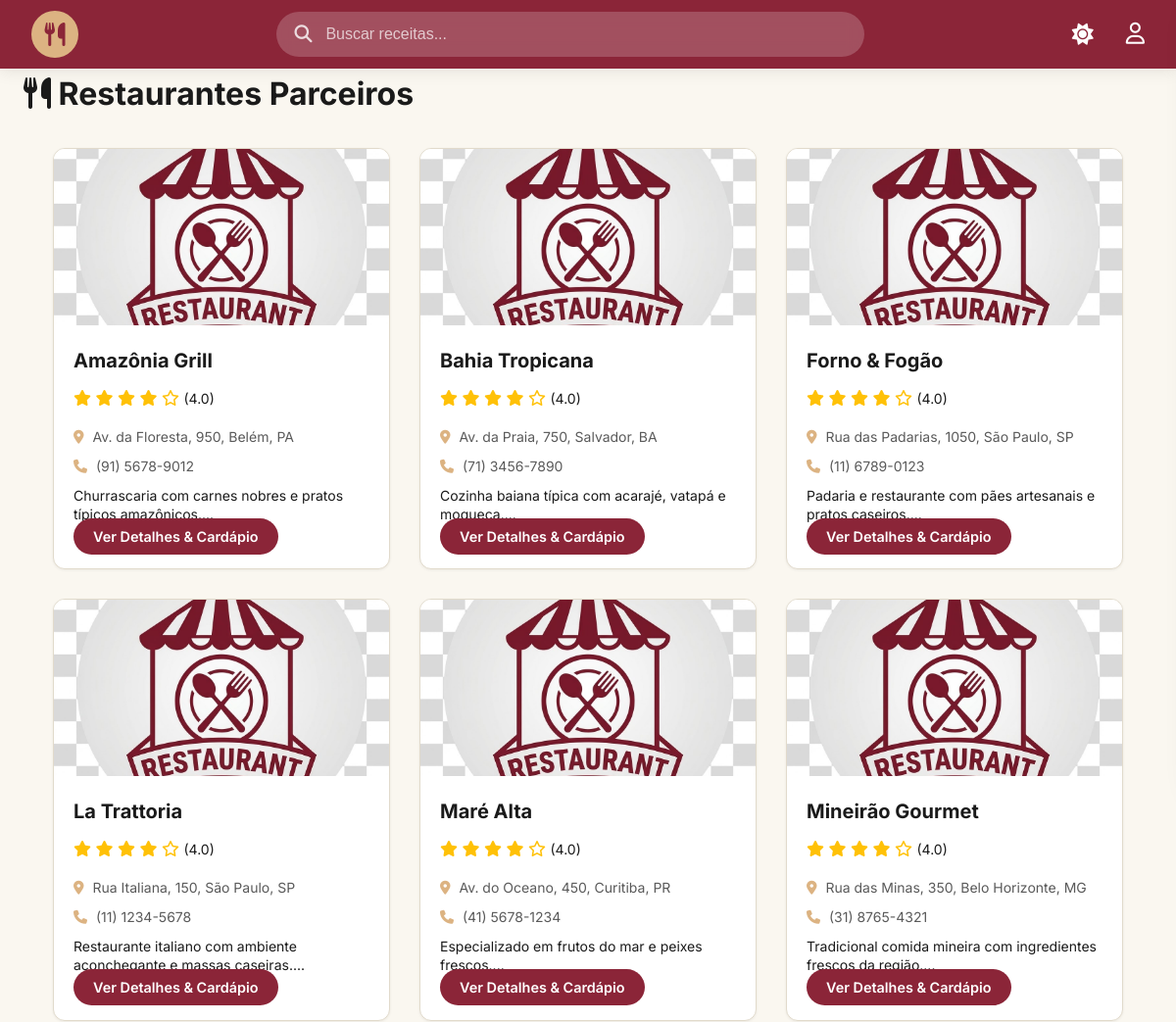
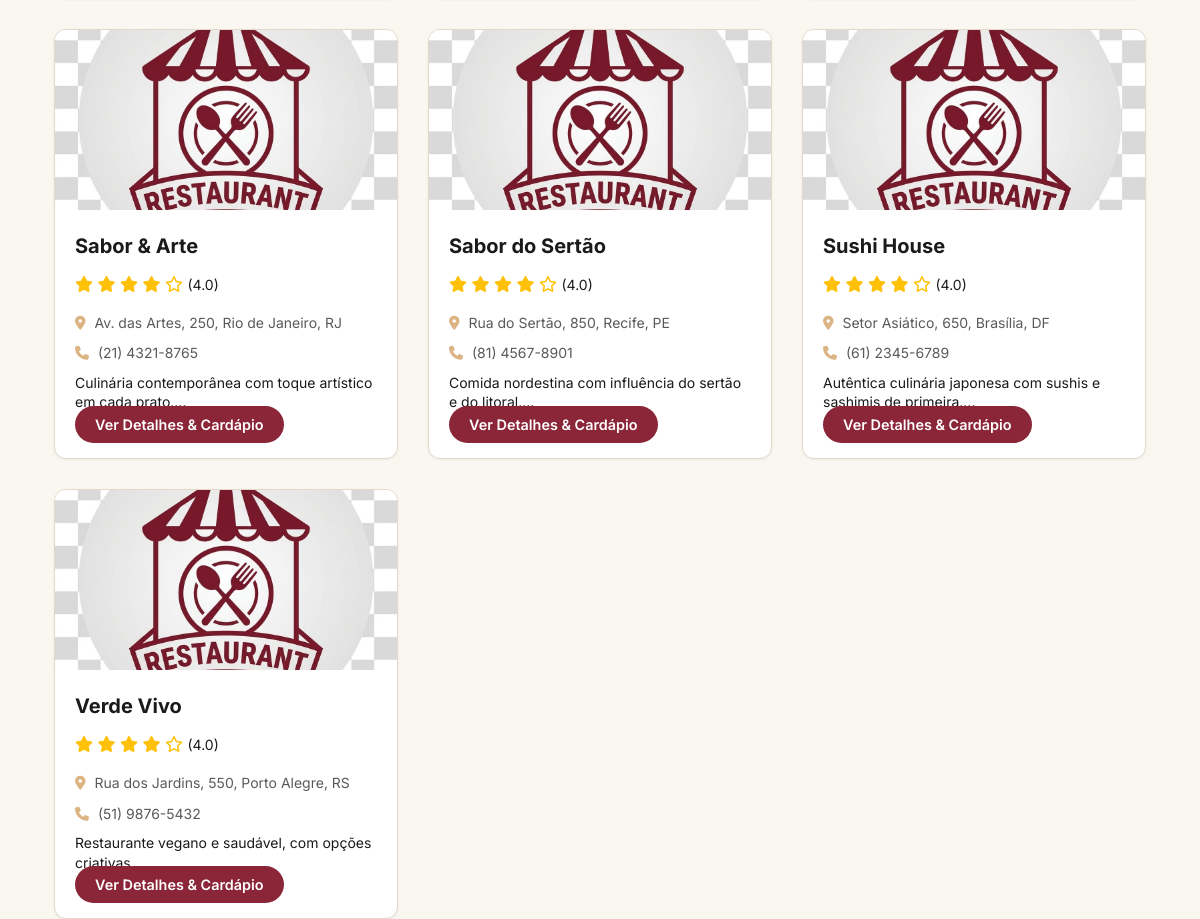
/views/restaurant/restaurant_list.php, run on the app's committed database (2 pictures, top to bottom).
### tables this page shows
CREATE TABLE restaurants (
    id INT AUTO_INCREMENT PRIMARY KEY,
    name VARCHAR(150) NOT NULL,
    email VARCHAR(150) UNIQUE NOT NULL,
    password VARCHAR(255) NOT NULL,
    phone VARCHAR(20),
    address TEXT,
    location_map_link VARCHAR(500),
    description TEXT,
    photo VARCHAR(255) DEFAULT 'default_restaurant.png',
    opening_hours VARCHAR(255),
    services_offered TEXT,
    menu_description TEXT,



    is_active BOOLEAN DEFAULT TRUE,
    created_at TIMESTAMP DEFAULT CURRENT_TIMESTAMP,
    updated_at TIMESTAMP DEFAULT CURRENT_TIMESTAMP ON UPDATE CURRENT_TIMESTAMP,
    deleted_at DATETIME
);

### config/database.php (called while the page is built, shortened)
<?php
class database {
    private static $conexao = null;
    public static function getConexao() {
        if (self::$conexao === null) {
            try {
                $dsn = "mysql:host=" . DB_HOST . ";dbname=" . DB_NAME . ";charset=utf8mb4";
                self::$conexao = new PDO($dsn, DB_USER, DB_PASS, [
                    PDO::ATTR_ERRMODE => PDO::ERRMODE_EXCEPTION,
                    PDO::ATTR_DEFAULT_FETCH_MODE => PDO::FETCH_ASSOC,
                    PDO::ATTR_EMULATE_PREPARES => false,
                ]);
            } catch (PDOException $e) {
                die("Erro de conexão: " . $e->getMessage());
            }
        }
        return self::$conexao;
    }
}

### models/dao/restaurantDAO.php (called while the page is built, shortened)
<?php
require_once dirname(__DIR__, 2) . '/config/database.php';
class RestaurantDAO {
    private $conn;
    public function __construct() {
        $this->conn = database::getConexao();
    }
    public function getAll() {
        $query = "SELECT * FROM restaurants ORDER BY name ASC";
        $stmt = $this->conn->prepare($query);
        $stmt->execute();
        return $stmt->fetchAll(PDO::FETCH_ASSOC);
    }
}

### views/restaurant/restaurant_list.php (the view)
<?php
require_once dirname(dirname(__DIR__)) . '/base.php';
require_once dirname(dirname(__DIR__)) . '/models/dao/restaurantDAO.php';
$restaurantDAO = new RestaurantDAO();
$restaurants = $restaurantDAO->getAll();
?>
<div class="container">
    <div class="restaurant-header">
        <h1><i class="fa-solid fa-utensils"></i> Restaurantes Parceiros</h1>
    </div>
    <?php if (empty($restaurants)): ?>
        <p style="text-align: center; color: var(--text); margin-top: 5px;">Nenhum restaurante cadastrado até o momento.</p>
    <?php else: ?>
        <div class="restaurant-grid">
            <?php foreach ($restaurants as $rest): ?>
                <div class="restaurant-card">
                    <?php
                        $fotoRest = !empty($rest['photo']) ? $rest['photo'] : 'default.png';
                    ?>
                    <img src="<?php echo $base_path; ?>static/assets/uploads/<?php echo htmlspecialchars($fotoRest); ?>" class="restaurant-img" alt="<?php echo htmlspecialchars($rest['name']); ?>">
                    <div class="restaurant-body">
                        <div class="restaurant-title"><?php echo htmlspecialchars($rest['name']); ?></div>
                        <div class="stars">
                            <i class="fa-solid fa-star"></i>
                            <i class="fa-solid fa-star"></i>
                            <i class="fa-solid fa-star"></i>
                            <i class="fa-solid fa-star"></i>
                            <i class="fa-regular fa-star"></i>
                            <span style="color: var(--text); font-size: 14px;">(4.0)</span>
                        </div>
                        <div class="restaurant-info">
                            <i class="fa-solid fa-location-dot"></i> <?php echo htmlspecialchars($rest['address']); ?>
                        </div>
                        <?php if(!empty($rest['phone'])): ?>
                            <div class="restaurant-info">
                                <i class="fa-solid fa-phone"></i> <?php echo htmlspecialchars($rest['phone']); ?>
                            </div>
                        <?php endif; ?>
                        <p style="font-size: 14px; color: var(--text); line-height: 1.4;"><?php echo htmlspecialchars(substr($rest['description'], 0, 100)) . '...'; ?></p>
                        <a href="../restaurant_profile.php?id=<?php echo $rest['id']; ?>" class="btn-view">Ver Detalhes & Cardápio</a>
                    </div>
                </div>
            <?php endforeach; ?>
        </div>
    <?php endif; ?>
</div>
</body>
</html>

### static/style.css (style rules this page uses)
:root { --bg: #faf7f0; --surface: #ffffff; --text: #1a1a1a; --text-secondary:#5a5a5a; --primary: #8b2538; --primary-hover: #a12f45; --accent: #dcb382; --accent-hover: #c49b5e; --border: #e1dacb; --input-bg: #fafafa; --input-border: #ddd; --danger: #e74c3c; --danger-hover: #c0392b; --warning-bg: #fff3cd; --warning-text: #856404; --warning-border:#ffeeba; --success-bg: #d4edda; --success-text: #155724; --error-bg: #fde8e8; --error-text: #9b1c1c; --shadow-sm: 0 1px 3px rgba(0,0,0,0.06); --shadow-md: 0 4px 15px rgba(0,0,0,0.08); --shadow-lg: 0 10px 30px rgba(0,0,0,0.12); --transition: 0.25s ease-in-out; --radius-sm: 6px; --radius-md: 12px; --radius-lg: 24px; --max-width: 1280px; }
*, *::before, *::after { box-sizing: border-box; margin: 0; padding: 0; }
html { scroll-behavior: smooth; }
body { font-family: 'Inter', 'Segoe UI', Tahoma, Geneva, Verdana, sans-serif; background-color: var(--bg); color: var(--text); line-height: 1.6; transition: background-color var(--transition), color var(--transition); min-height: 100vh; display: flex; flex-direction: column; }
img { max-width: 100%; display: block; }
a { color: inherit; text-decoration: none; }
.container { max-width: var(--max-width); margin: 0 auto; padding: 0 24px; width: 100%; }
.featured-grid, .recipe-grid, .user-grid, .restaurant-grid, .chefs-grid { display: grid; grid-template-columns: repeat(auto-fill, minmax(280px, 1fr)); gap: 30px; margin-top: 30px; margin-left: 30px; margin-right: 30px; }
.btn-view { background-color: var(--primary); color: #fff; }
.restaurant-card { background: var(--surface); border-radius: var(--radius-md); overflow: hidden; box-shadow: var(--shadow-sm); transition: transform 0.3s, box-shadow 0.3s; border: 1px solid var(--border); animation: fadeIn 0.5s ease backwards; }
.restaurant-img { width: 100%; height: 180px; object-fit: cover; }
.restaurant-body { padding: 20px; }
.restaurant-title { font-size: 20px; color: var(--text); margin: 0 0 10px 0; font-weight: bold; }
.restaurant-info { font-size: 14px; color: var(--text-secondary); margin-bottom: 8px; }
.restaurant-info i { color: var(--accent); margin-right: 5px; }
.stars { color: #ffc107; margin-bottom: 15px; }
.btn-view { background-color: var(--primary); color: #fff; padding: 10px 20px; border-radius: 50px; font-size: 0.9rem; font-weight: 600; text-decoration: none; transition: background var(--transition), transform 0.2s; }

### data on the page
restaurants: photo (placeholder picture), name "Amazônia Grill", address "Av. da Floresta, 950, Belém, PA", phone "(91) 5678-9012", description "Churrascaria com carnes nobres e pratos típicos amazônicos."
restaurants: photo (placeholder picture), name "Bahia Tropicana", address "Av. da Praia, 750, Salvador, BA", phone "(71) 3456-7890", description "Cozinha baiana típica com acarajé, vatapá e moqueca."
restaurants: photo (placeholder picture), name "Forno & Fogão", address "Rua das Padarias, 1050, São Paulo, SP", phone "(11) 6789-0123", description "Padaria e restaurante com pães artesanais e pratos caseiros."
restaurants: photo (placeholder picture), name "La Trattoria", address "Rua Italiana, 150, São Paulo, SP", phone "(11) 1234-5678", description "Restaurante italiano com ambiente aconchegante e massas caseiras."
restaurants: photo (placeholder picture), name "Maré Alta", address "Av. do Oceano, 450, Curitiba, PR", phone "(41) 5678-1234", description "Especializado em frutos do mar e peixes frescos."
restaurants: photo (placeholder picture), name "Mineirão Gourmet", address "Rua das Minas, 350, Belo Horizonte, MG", phone "(31) 8765-4321", description "Tradicional comida mineira com ingredientes frescos da região."
restaurants: photo (placeholder picture), name "Sabor & Arte", address "Av. das Artes, 250, Rio de Janeiro, RJ", phone "(21) 4321-8765", description "Culinária contemporânea com toque artístico em cada prato."
restaurants: photo (placeholder picture), name "Sabor do Sertão", address "Rua do Sertão, 850, Recife, PE", phone "(81) 4567-8901", description "Comida nordestina com influência do sertão e do litoral."
restaurants: photo (placeholder picture), name "Sushi House", address "Setor Asiático, 650, Brasília, DF", phone "(61) 2345-6789", description "Autêntica culinária japonesa com sushis e sashimis de primeira."
restaurants: photo (placeholder picture), name "Verde Vivo", address "Rua dos Jardins, 550, Porto Alegre, RS", phone "(51) 9876-5432", description "Restaurante vegano e saudável, com opções criativas."
